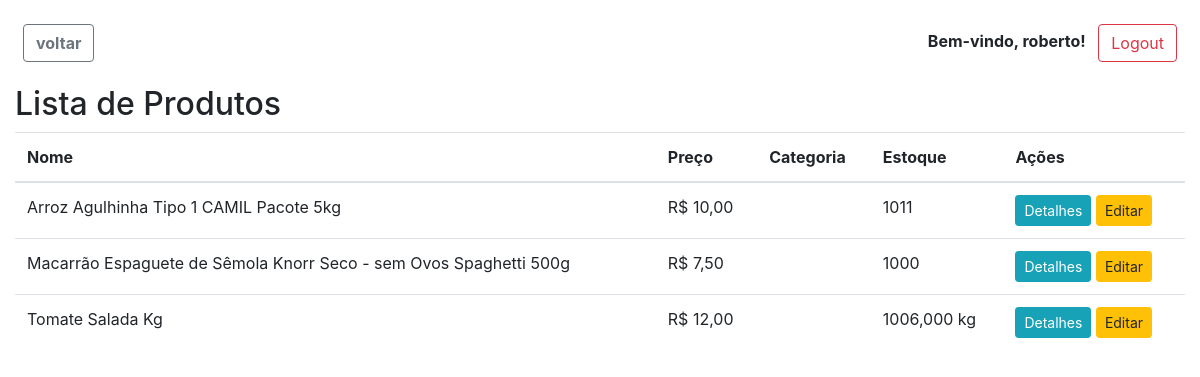
/produtos/ (signed in), run on the app's committed database.
### pdvweb/models.py (models this page shows, shortened)
class CustomUser(AbstractUser):
    nome = models.CharField(max_length=255, default=default_nome)
    telefone = models.CharField(max_length=20, blank=True, null=True)
    operador = models.OneToOneField(
        Operador, null=True, blank=True, on_delete=models.CASCADE)
    meus_operadores = models.ManyToManyField(
        Operador, related_name='meus_usuarios', blank=True)
    groups = models.ManyToManyField(
        Group,
        verbose_name='groups',
        blank=True,
        related_name='customuser_set',
        related_query_name='user',
    )
    user_permissions = models.ManyToManyField(
        Permission,
        verbose_name='user permissions',
        blank=True,
        related_name='customuser_set',
        related_query_name='user',
    )

class ProdutoBase(models.Model):
    codigo = models.CharField(max_length=10, unique=False, blank=True)
    nome = models.CharField(max_length=100, unique=True)
    descricao = models.TextField(blank=True, null=True)
    categoria = models.ForeignKey(
        Categoria, on_delete=models.SET_NULL, null=True, blank=True)
    class Meta:
        abstract = True

class ProdutoPorQuantidade(ProdutoBase):
    preco = models.DecimalField(
        max_digits=10, decimal_places=2, validators=[MinValueValidator(0)])
    estoque = models.PositiveIntegerField(default=0)
    data_criacao = models.DateTimeField(default=timezone.now)

class ProdutoPorPeso(ProdutoBase):
    preco_por_kilo = models.DecimalField(
        max_digits=10, decimal_places=2, validators=[MinValueValidator(0)])
    estoque_em_kilos = models.DecimalField(
        max_digits=10, decimal_places=3, default=0)

### pdvweb/views.py (the view)
# urls.py: path('produtos/', views.listar_produtos, name='listar_produtos'),
@login_required
def listar_produtos(request):
    todos_produtos = list(ProdutoPorQuantidade.objects.all()
                          ) + list(ProdutoPorPeso.objects.all())
    return render(request, 'pdvweb/produtos_list.html', {'todos_produtos': todos_produtos})

### pdvweb/templates/pdvweb/produtos_list.html (shortened to what this page needs)
{% extends 'pdvweb/base.html' %}
{% block content %}
    <h2>Lista de Produtos</h2>
    <table class="table">
        <thead>
            <tr>
                <th>Nome</th>
                <th>Preço</th>
                <th>Categoria</th>
                <th>Estoque</th>
                <th>Ações</th>
            </tr>
        </thead>
        <tbody>
            {% for produto in todos_produtos %}
                <tr>
                    <td>{{ produto.nome }}</td>
                    {% if produto.preco %}
                        <td>R$ {{ produto.preco }}</td>
                    {% elif produto.preco_por_kilo %}
                        <td>R$ {{ produto.preco_por_kilo }}</td>
                    {% endif %}
                    <td>{{ produto.categoria.nome }}</td>
                    {% if produto.preco %}
                        <td>{{ produto.estoque }}</td>
                    {% elif produto.preco_por_kilo %}
                        <td>{{ produto.estoque_em_kilos }} kg</td>
                    {% endif %}
                    <td>
                        <a href="{% url 'pdvweb:detalhar_produto' produto.codigo %}" class="btn btn-info btn-sm">Detalhes</a>
                        <a href="{% url 'pdvweb:editar_produto' produto.codigo %}" class="btn btn-warning btn-sm">Editar</a>
                    </td>
                </tr>
            {% endfor %}
        </tbody>
    </table>
{% endblock %}

### pdvweb/templates/pdvweb/base.html (shortened to what this page needs)
<!DOCTYPE html>
<html lang="en">
<head>
    <link rel="stylesheet" href="https://cdnjs.cloudflare.com/ajax/libs/font-awesome/5.15.4/css/all.min.css" />
    <link rel="stylesheet" href="https://maxcdn.bootstrapcdn.com/bootstrap/4.0.0/css/bootstrap.min.css">
</head>
<br>
<body class="d-flex flex-column vh-100">
    <div class="container-fluid flex-grow-1">
        <div class="row">
            <div class="col-md-12 mb-3">
                {% if user.is_authenticated %}
                <button id="voltar" class="btn btn-outline-secondary ml-2"
                    onclick="goBack()"><strong>voltar</strong></button>
                <div class="float-right mx-2">
                    <p class="d-inline-block"><strong>Bem-vindo, {{ user.username }}!</strong></p>
                    <a href="{% url 'pdvweb:logout_view' %}" class="btn btn-outline-danger ml-2">Logout</a>
                </div>
                {% else %}
                <a href="{% url 'pdvweb:login_operador' %}" class="btn btn-primary float-right">Login</a>
                {% endif %}
            </div>
        </div>
        {% block content %}{% endblock %}
    </div>
</body>
</html>

### data on the page
CustomUser: username "roberto"
ProdutoPorQuantidade: nome "Arroz Agulhinha Tipo 1 CAMIL Pacote 5kg", preco "10,00", estoque "1011"
ProdutoPorQuantidade: nome "Macarrão Espaguete de Sêmola Knorr Seco - sem Ovos Spaghetti 500g", preco "7,50", estoque "1000"
ProdutoPorPeso: nome "Tomate Salada Kg", preco_por_kilo "12,00", estoque_em_kilos "1006,000"
